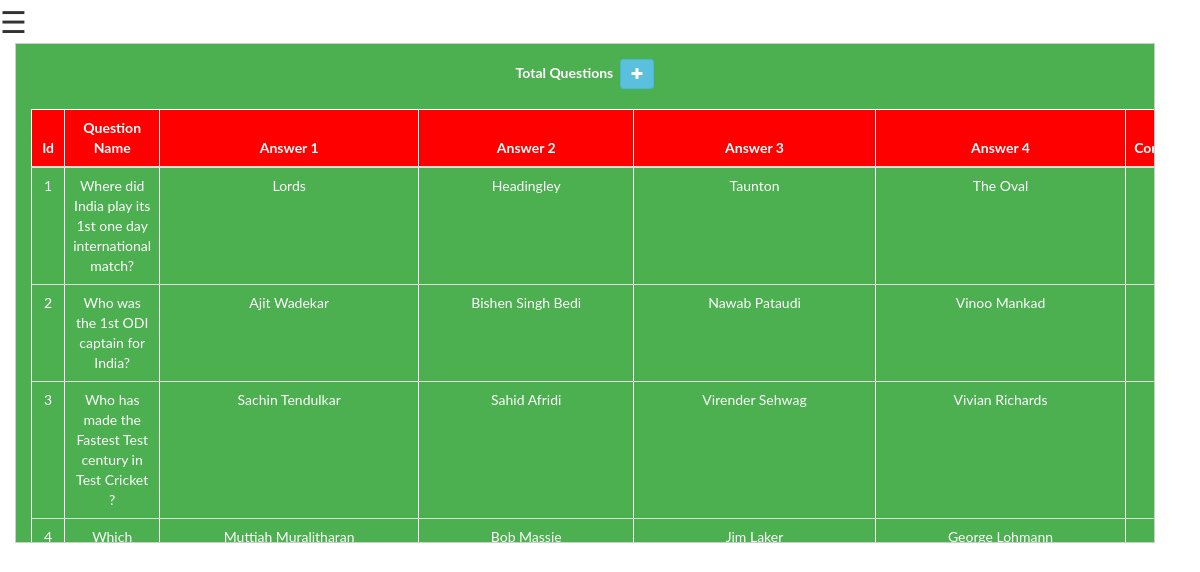
Screenshot of /quizadmin/add_questions.php with the database file from the repository.
### tables this page shows
CREATE TABLE `questions` (
  `id` int(11) NOT NULL,
  `question_name` text NOT NULL,
  `answer1` varchar(250) NOT NULL,
  `answer2` varchar(250) NOT NULL,
  `answer3` varchar(250) NOT NULL,
  `answer4` varchar(250) NOT NULL,
  `answer` varchar(250) NOT NULL,
  `category_id` int(11) NOT NULL
);

### quizadmin/add_questions.php (the view, shortened to what this page needs)
<?php
require_once('config.php');
?>
<!DOCTYPE html>
<html>
<head>
  <link rel="stylesheet" href="https://maxcdn.bootstrapcdn.com/bootstrap/3.3.7/css/bootstrap.min.css">
</head>
<body>
<span style="font-size:30px;cursor:pointer" onclick="openNav()">&#9776; </span>
<section>
      <div class="container" id="igenda">
        <div class="row" id="overflowTest">
              <center><b>Total Questions</b>&nbsp;&nbsp;<a  class="btn btn-info btn-sm" href="add_question_form.php">
          <span class="glyphicon glyphicon-plus"></span>
        </a>
      </center>
              <center>
              <center><br>
              <table class="table table " style="width:300px;height:300px;text-align:center;border:1px solid #fff;" border="1">
            <thead>
              <tr>
               <th style="background:red;color:#fff;text-align:center;">Id</th>
               <th style="background:red;color:#fff;text-align:center;">Question Name</th>
               <th style="background:red;color:#fff;text-align:center;">Answer 1</th>
               <th style="background:red;color:#fff;text-align:center;">Answer 2</th>
               <th style="background:red;color:#fff;text-align:center;">Answer 3</th>
               <th style="background:red;color:#fff;text-align:center;">Answer 4</th>
               <th style="background:red;color:#fff;text-align:center;">CorrectAnswer</th>
              </tr>
            <thead>
            <tbody>
              <?php
              $query = "SELECT * FROM questions";
              $result = mysqli_query($con, $query);
              ?>
              <?php
              while ($row = mysqli_fetch_array($result)) { ?>
                 <tr>
                 <td> <?php echo $row['id']; ?></td>
                 <td> <?php echo $row['question_name']; ?></td>
                 <td> <?php echo $row['answer1']; ?></td>
                 <td> <?php echo $row['answer2']; ?></td>
                 <td> <?php echo $row['answer3']; ?></td>
                 <td> <?php echo $row['answer4']; ?></td>
                 <td> <?php echo $row['answer']; ?></td>
                </tr>
             <?php  }  ?>
            </tbody>
          </table><br><br>
      </div>
      </div>
    </section>
</body>
</html>

### quizadmin/add_questions.php (style rules this page uses)
body { font-family: "Lato", sans-serif; }
#overflowTest { background: #4CAF50; color: white; padding: 15px; width: 100%; height: 500px; overflow: scroll; border: 1px solid #ccc; }

### rows the page displays
questions: id "1", question_name "Where did India play its 1st one day international match?", answer1 "Lords", answer2 "Headingley", answer3 "Taunton", answer4 "The Oval"
questions: id "2", question_name "Who was the 1st ODI captain for India?", answer1 "Ajit Wadekar", answer2 "Bishen Singh Bedi", answer3 "Nawab Pataudi", answer4 "Vinoo Mankad"
questions: id "3", question_name "Who has made the Fastest Test century in Test Cricket ?", answer1 "Sachin Tendulkar", answer2 "Sahid Afridi", answer3 "Virender Sehwag", answer4 "Vivian Richards"
questions: id "4", question_name "Which…", answer1 "Muttiah Muralitharan", answer2 "Bob Massie", answer3 "Jim Laker", answer4 "George Lohmann"
